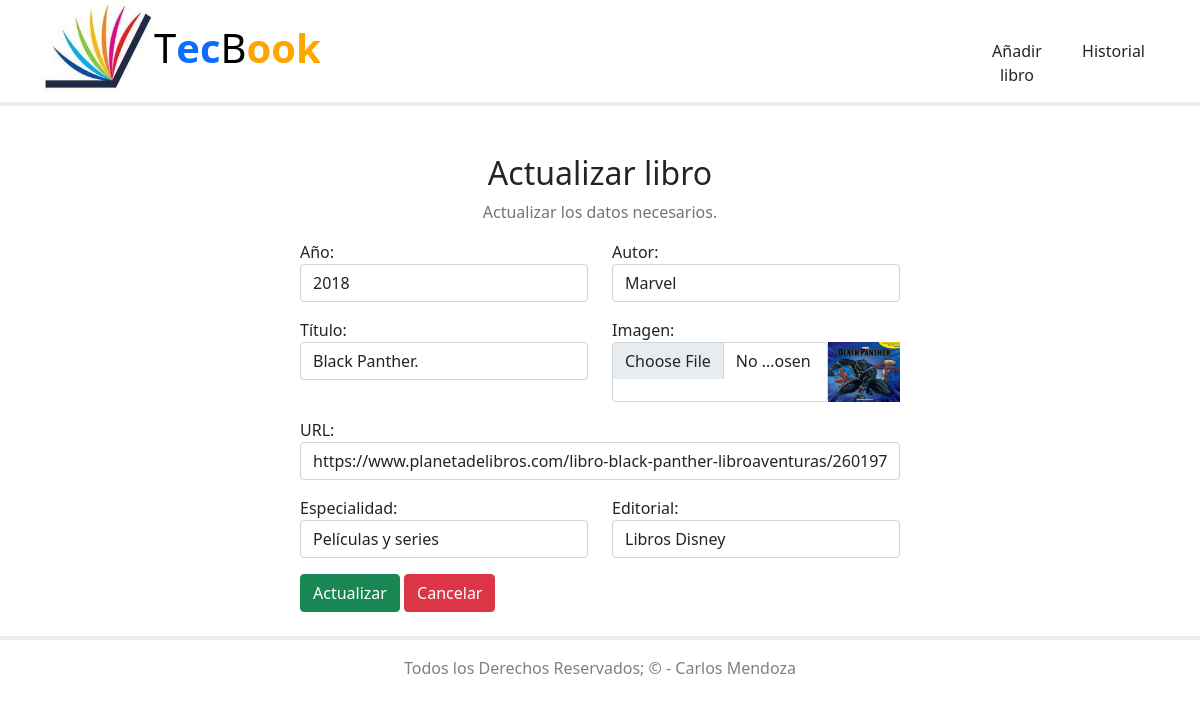
Screenshot of /biblioteca_Digital/editar.php?id=12 with the database file from the repository.
### tables this page shows
CREATE TABLE `libro` (
  `id` int(5) NOT NULL,
  `anio` int(4) NOT NULL,
  `autor` varchar(100) NOT NULL,
  `titulo` varchar(100) NOT NULL,
  `imagen` varchar(100) NOT NULL,
  `url` varchar(250) NOT NULL,
  `especialidad` varchar(150) NOT NULL,
  `editorial` varchar(100) NOT NULL
);

### biblioteca_Digital/editar.php (the view, shortened to what this page needs)
<?php
include "db.php";
$id = $_GET['id'];
?>
<?php include "incluides/header.php"; ?>
<body>
    <div class="container  mt-5">
        <div class="text-center">
            <h2>Actualizar libro</h2>
            <p class="text-muted">Actualizar los datos necesarios.</p>
        </div>
        <?php
            $sql = "SELECT * FROM `libro` WHERE id = $id LIMIT 1";
            $resultado = mysqli_query($conn, $sql);
            $row = mysqli_fetch_assoc($resultado);
        ?>
        <div class="container d-flex justify-content-center">
            <form action="" method="POST" enctype="multipart/form-data" style="width:50vw; min-width:300px;">
                <div class="row">
                    <div class="col">
                        <label for="">Año:</label>
                        <input type="text" class="form-control" name="anio" placeholder="Ingrese el año" autofocus value="<?php echo $row['anio'] ?>" >
                    </div>
                    <div class="col">
                        <label for="">Autor:</label>
                        <input type="text" class="form-control"  name="autor" placeholder="Nombre del autor" value="<?php echo $row['autor'] ?>">
                    </div>
                </div>
                <div class="row mt-3">
                    <div class="col">
                        <label for="">Título:</label>
                        <input type="text" class="form-control"  name="titulo" placeholder="Ingrese el título" value="<?php echo $row['titulo'] ?>" >
                    </div>
                    <div class="col">
                        <label for="">Imagen:</label>
                        <div class="d-flex">
                            <input type="file" class="form-control"  name="imagen" accept="image/png, .jpeg, .jpg" value="<?php echo $row['imagen'] ?>">
                            <img class="ml-2" src="<?php echo $row['imagen'] ?>" alt="" width=100px height=60px style="background-size: cover; background-position: center;">
                        </div>
                    </div>
                </div>
                <div class="mt-3">
                    <label for="">URL:</label>
                    <input type="text" class="form-control"  name="url" placeholder="Ingrese URL"  value="<?php echo $row['url'] ?>" >
                </div>
                <div class="row mt-3">
                    <div class="col">
                        <label for="">Especialidad:</label>
                        <input type="text" class="form-control"  name="especialidad" placeholder="Ingrese la especialidad" value="<?php echo $row['especialidad'] ?>" >
                    </div>
                    <div class="col">
                        <label for="">Editorial:</label>
                        <input type="text" class="form-control"  name="editorial" placeholder="Ingrese la editorial" value="<?php echo $row['editorial'] ?>" >
                    </div>
                </div>
                <div class="mt-3">
                    <button type="submit" class="btn btn-success" name="submit">Actualizar</button>
                    <a href="editar.php" class="btn btn-danger">Cancelar</a>
                </div>
            </form>
        </div>
    </div>
    <?php include "incluides/footer.php"; ?>
</body>
</html>

### rows the page displays
libro: anio "2018", autor "Marvel", titulo "Black Panther.", imagen (picture), url "https://www.planetadelibros.com/libro-black-panther-libroaventuras/260197", especialidad "Películas y series", editorial "Libros Disney"
